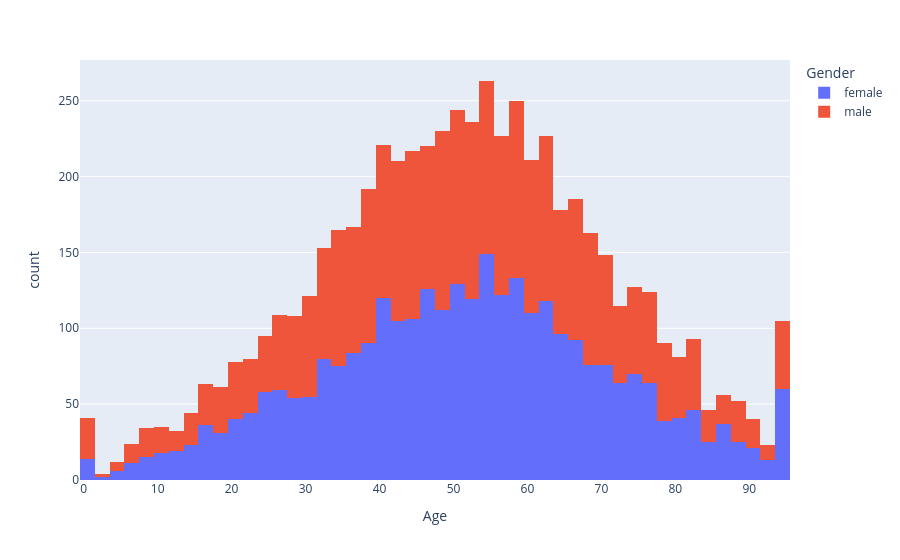

Notebook code cell kept with this figure:
### Markdown cell above
### Edad por genero

Me parece medio raro los pibitos de entre 0 a 1 año

### Code cell
# Quiero ver la edad promedio y luego la edad de cada genero

fig = px.histogram(data, x="Age", color="Gender")
fig.show()

display(data[data["Age"] == 0])

### Figure 1 — Plotly figure (JSON) as saved in the notebook; plotly's stock layout.template omitted (floating-point values rounded to 4 significant figures; data arrays with more than 128 entries replaced by an {"elided": "..."} marker saying what was removed)
{"data": [{"bingroup": "x", "hovertemplate": "Gender=female<br>Age=%{x}<br>count=%{y}<extra></extra>", "legendgroup": "female", "marker": {"color": "#636efa", "pattern": {"shape": ""}}, "name": "female", "orientation": "v", "showlegend": true, "type": "histogram", "x": {"elided": "3108 int values"}, "xaxis": "x", "yaxis": "y"}, {"bingroup": "x", "hovertemplate": "Gender=male<br>Age=%{x}<br>count=%{y}<extra></extra>", "legendgroup": "male", "marker": {"color": "#EF553B", "pattern": {"shape": ""}}, "name": "male", "orientation": "v", "showlegend": true, "type": "histogram", "x": {"elided": "2892 int values"}, "xaxis": "x", "yaxis": "y"}], "layout": {"barmode": "relative", "legend": {"title": {"text": "Gender"}, "tracegroupgap": 0}, "margin": {"t": 60}, "xaxis": {"anchor": "y", "domain": [0, 1], "title": {"text": "Age"}}, "yaxis": {"anchor": "x", "domain": [0, 1], "title": {"text": "count"}}}}
